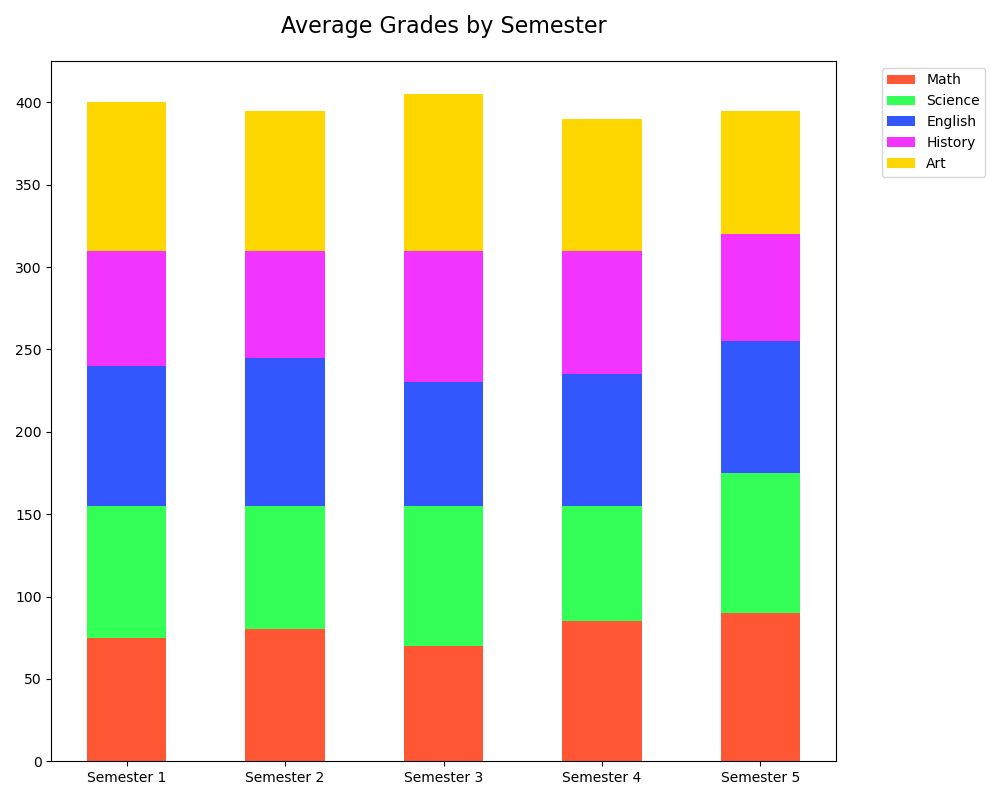

This chart was generated by the following Python code:

import matplotlib.pyplot as plt
import numpy as np

# Data
categories = ['Semester 1', 'Semester 2', 'Semester 3', 'Semester 4', 'Semester 5']
math = [75, 80, 70, 85, 90]
science = [80, 75, 85, 70, 85]
english = [85, 90, 75, 80, 80]
history = [70, 65, 80, 75, 65]
art = [90, 85, 95, 80, 75]

# Create numpy array for stack bars
data = np.array([math, science, english, history, art])

# Colors for each stack
colors = ['#FF5733', '#33FF57', '#3357FF', '#F333FF', '#FFD700']

# Create vertical stacked bar chart
fig, ax = plt.subplots(figsize=(10, 8))

# Stacked bars
bars = ax.bar(categories, data[0], color=colors[0], width=0.5)
for i in range(1, data.shape[0]):
    bars = ax.bar(categories, data[i], bottom=np.sum(data[:i], axis=0), color=colors[i], width=0.5)

# Add legend and title
ax.legend(['Math', 'Science', 'English', 'History', 'Art'], bbox_to_anchor=(1.05, 1), loc='upper left')
ax.set_title('Average Grades by Semester', fontsize=16, pad=20)

# Show plot
plt.tight_layout()
plt.show()
